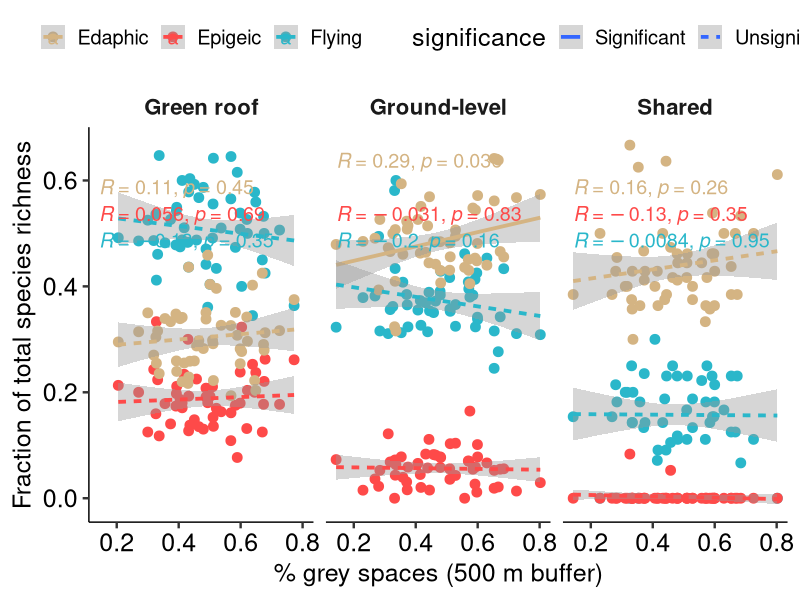

Write the R code that produced this figure.
################################################################################
#################################### fig s6 ####################################
################################################################################
library(ggplot2)
library(ggpubr)
library(vegan)

spmat.df <- read.csv("skyline_spmat.csv", check.names = F)
taxo.df <- read.csv("skyline_taxo.csv")
shared.df <- read.csv("skyline_sharedmat.csv")
meta <- c("site_no", "type", "sp_richness")
roof.covariates.df <- read.csv("skyline_covmat_greenroof.csv")
ground.covariates.df <- read.csv("skyline_covmat_groundlevel.csv")

# Calculate species richness for different mobility types
spmat.df$richness_flying <- specnumber(spmat.df[, which(colnames(spmat.df) %in% taxo.df[taxo.df$mobility == "flying", ]$taxa)])
spmat.df$richness_epigeic <- specnumber(spmat.df[, which(colnames(spmat.df) %in% taxo.df[taxo.df$mobility == "epigeic", ]$taxa)])
spmat.df$richness_edaphic <- specnumber(spmat.df[, which(colnames(spmat.df) %in% taxo.df[taxo.df$mobility == "edaphic", ]$taxa)])

# Subset data for roof and ground types
roof.df <- spmat.df[spmat.df$type == "Roof", ]
ground.df <- spmat.df[spmat.df$type == "Ground", ]

# Import covariate data for roof and ground sites
roof.df <- merge(roof.df, roof.covariates.df, by = "site_no")
ground.df <- merge(ground.df, ground.covariates.df, by = "site_no")

# Calculate species richness for shared species between roof and ground
shared.df$richness_flying <- specnumber(shared.df[, which(colnames(shared.df) %in% taxo.df[taxo.df$mobility == "flying", ]$taxa)])
shared.df$richness_epigeic <- specnumber(shared.df[, which(colnames(shared.df) %in% taxo.df[taxo.df$mobility == "epigeic", ]$taxa)])
shared.df$richness_edaphic <- specnumber(shared.df[, which(colnames(shared.df) %in% taxo.df[taxo.df$mobility == "edaphic", ]$taxa)])
shared.df <- merge(shared.df, ground.covariates.df, by = "site_no")

# Loop through different combinations of site type and mobility type to perform linear models and extract p-values
summary.df <- data.frame()
for (typ in c("Roof", "Ground", "Shared")) { 
  for (mob in c("richness_flying", "richness_epigeic", "richness_edaphic")) {
    if (typ == "Roof") {
      # Perform linear regression for roof data: relationship between richness fraction and grey fraction
      pvalue <- summary(lm(roof.df[, mob] / roof.df$sp_richness ~ grey_frac_500, roof.df))$coefficients[2, 4]
      summary.df <- rbind(summary.df, data.frame(frac = roof.df[, mob] / roof.df$sp_richness, 
                                                 type = "Green roof",
                                                 mobility = mob, 
                                                 grey_frac_500 = roof.df$grey_frac_500,
                                                 pvalue = pvalue,
                                                 significance = ifelse(pvalue <= 0.05, "Significant", "Unsignificant")))
      
    } 
    if (typ == "Ground") {
      pvalue <- summary(lm(ground.df[, mob] / ground.df$sp_richness ~ grey_frac_500, ground.df))$coefficients[2, 4]
      summary.df <- rbind(summary.df, data.frame(frac = ground.df[, mob] / ground.df$sp_richness,
                                                 type = "Ground-level",
                                                 mobility = mob,
                                                 grey_frac_500 = ground.df$grey_frac_500,
                                                 pvalue = pvalue,
                                                 significance = ifelse(pvalue <= 0.05, "Significant", "Unsignificant")))
    }
    if (typ == "Shared") {
      pvalue <- summary(lm(shared.df[, mob] / shared.df$sp_shared ~ grey_frac_500, shared.df))$coefficients[2, 4]
      summary.df <- rbind(summary.df, data.frame(frac = shared.df[, mob] / shared.df$sp_shared, 
                                                 type = "Shared",
                                                 mobility = mob, 
                                                 grey_frac_500 = shared.df$grey_frac_500,
                                                 pvalue = pvalue,
                                                 significance = ifelse(pvalue <= 0.05, "Significant", "Unsignificant")))
    }
  }
}   

ggplot(summary.df, aes(x = grey_frac_500, y = frac, color = mobility, linetype = significance)) +
  geom_point(size = 3) +
  geom_smooth(method = "lm", lwd = 1.3) +
  facet_wrap(~ type) +
  labs(x = "% grey spaces (500 m buffer)", y = "Fraction of total species richness") + 
  scale_color_manual(name = "", labels = c("Edaphic", "Epigeic", "Flying"), values = c("#D4B483", "#FE4A49", "#2AB7CA")) +
  theme_pubr(base_size = 18) +
  theme(strip.background = element_blank(),
        strip.text = element_text(face = "bold", size = 16)) + 
  stat_cor(size = 5)
